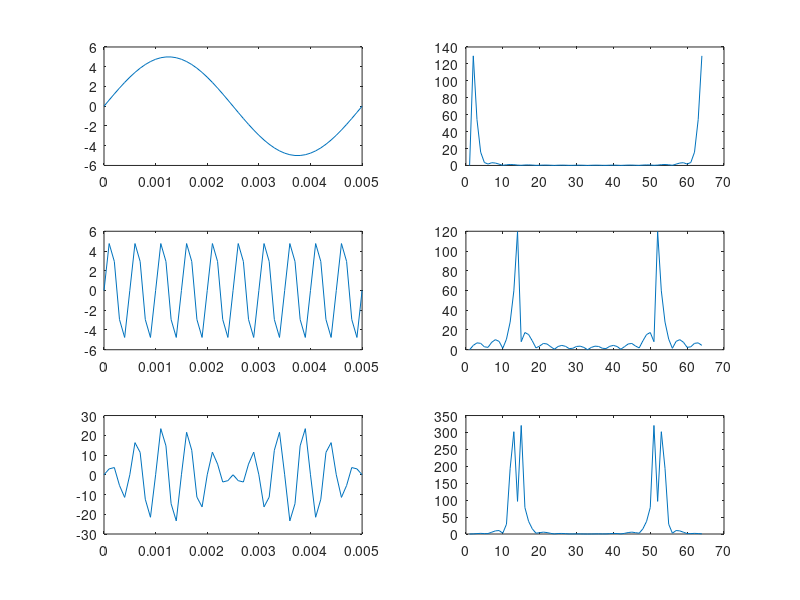

Reproduce this figure in MATLAB.
clear all;
clc;
Fs=10000;
Ts=1/Fs;
L=50;
t=(0:L)*Ts;
 
y1=5*sin(2*pi*200*t);
y2=5*sin(2*pi*2000*t);

y3=y1.*y2;
 
subplot(3,2,1)
plot(t,y1);
subplot(3,2,3)
plot(t,y2);
subplot(3,2,5)
plot(t,y3);

nfft=length(y1);
nfft2=2^nextpow2(nfft);
 
ff1=fft(y1,nfft2);
ff2=fft(y2,nfft2);
ff3=fft(y3,nfft2);
 
subplot(3,2,2)
plot(abs(ff1));
subplot(3,2,4)
plot(abs(ff2));
subplot(3,2,6)
plot(abs(ff3));



